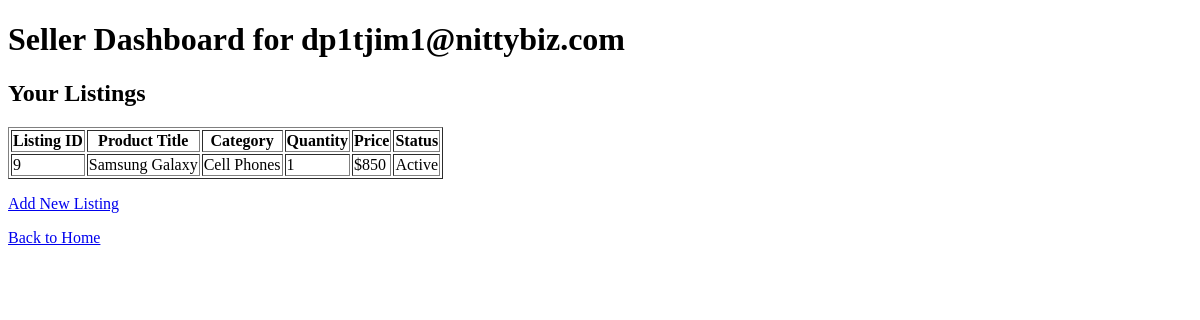
Before: /seller/dashboard (signed in) with the older database file.
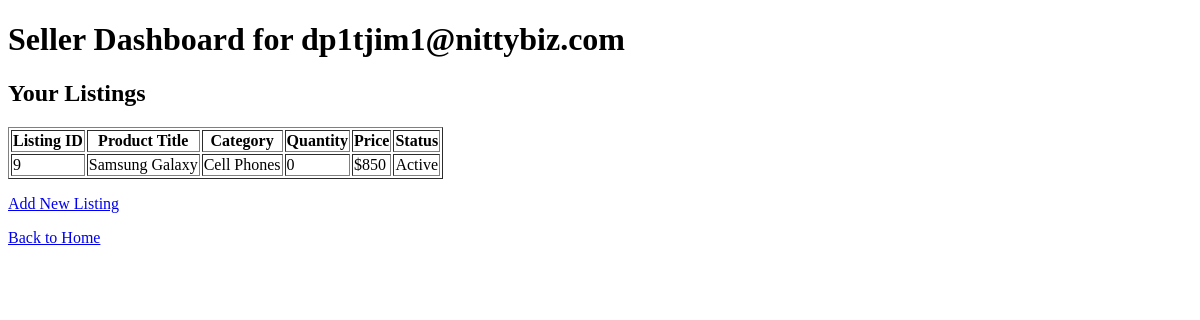
After: the same page with the newer database file.
### tables this page shows
CREATE TABLE Listings
(
    seller_email        text,
    listing_id          integer,
    category            text,
    product_title       text,
    product_name        text,
    product_description text,
    quantity            integer,
    product_price       integer,
    status              integer,
    primary key (listing_id, seller_email),
    foreign key (seller_email) references Sellers(email),
    foreign key (category) references Categories(category_name)
);

### app.py (the view)
@app.route('/seller/dashboard')
def seller_dashboard():
    if "email" not in session:
        flash("Please log in as a seller.")
        return redirect(url_for("index"))
    email = session["email"]
    role = get_user_role(email)
    if role != "Seller":
        flash("Access restricted: Only sellers can view the dashboard.")
        return redirect(url_for("index"))
    conn = sqlite3.connect(DATABASE)
    cursor = conn.cursor()
    cursor.execute("""
        SELECT Listing_ID, Product_Title, Category, Quantity, Product_Price, Status
        FROM Listings
        WHERE Seller_Email = ?
    """, (email,))
    listings = cursor.fetchall()
    conn.close()
    return render_template("seller_dashboard.html", listings=listings)

### app.py (called while the page is built)
def get_user_role(email: str) -> str:
    conn = sqlite3.connect(DATABASE)
    cursor = conn.cursor()
    cursor.execute("SELECT 1 FROM buyers WHERE email = ?", (email,))
    if cursor.fetchone():
        return 'Buyer'
    cursor.execute("SELECT 1 FROM sellers WHERE email = ?", (email,))
    if cursor.fetchone():
        return 'Seller'
    cursor.execute("SELECT 1 FROM helpdesk WHERE email = ?", (email,))
    if cursor.fetchone():
        return 'HelpDesk'
    return 'Unknown'

### templates/seller_dashboard.html (shortened to what this page needs)
<!DOCTYPE html>
<html>
<head>
</head>
<body>
  <h1>Seller Dashboard for {{ session.get('email') }}</h1>
  <h2>Your Listings</h2>
  {% if listings %}
    <table border="1">
      <tr>
        <th>Listing ID</th>
        <th>Product Title</th>
        <th>Category</th>
        <th>Quantity</th>
        <th>Price</th>
        <th>Status</th>
      </tr>
      {% for listing in listings %}
      <tr>
        <td>{{ listing[0] }}</td>
        <td>{{ listing[1] }}</td>
        <td>{{ listing[2] }}</td>
        <td>{{ listing[3] }}</td>
        <td>${{ listing[4] }}</td>
        <td>
          {% if listing[5] == 1 %}
            Active
          {% elif listing[5] == 0 %}
            Inactive
          {% elif listing[5] == 2 %}
            Sold
          {% endif %}
        </td>
      </tr>
      {% endfor %}
    </table>
  {% else %}
    <p>No listings found.</p>
  {% endif %}
  <p><a href="{{ url_for('add_listing') }}">Add New Listing</a></p>
  <p><a href="{{ url_for('profile') }}">Back to Home</a></p>
</body>
</html>

Changed rows visible on the page:
changed Listings "Samsung Galaxy": quantity "1" → "0"
